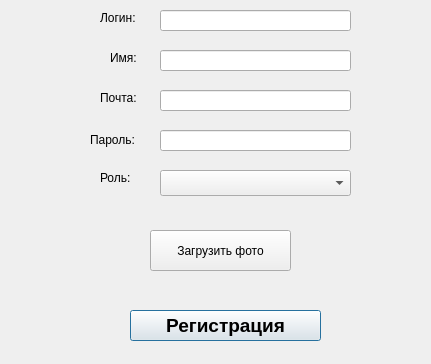
<?xml version="1.0" encoding="UTF-8"?>
<ui version="4.0">
 <class>RegisterDialog</class>
 <widget class="QDialog" name="RegisterDialog">
  <property name="geometry">
   <rect>
    <x>0</x>
    <y>0</y>
    <width>431</width>
    <height>364</height>
   </rect>
  </property>
  <property name="windowTitle">
   <string>Окно регистрации</string>
  </property>
  <widget class="QLabel" name="label_FIO">
   <property name="geometry">
    <rect>
     <x>110</x>
     <y>50</y>
     <width>31</width>
     <height>16</height>
    </rect>
   </property>
   <property name="text">
    <string>Имя:</string>
   </property>
  </widget>
  <widget class="QLineEdit" name="lineEdit_name">
   <property name="geometry">
    <rect>
     <x>160</x>
     <y>50</y>
     <width>191</width>
     <height>21</height>
    </rect>
   </property>
  </widget>
  <widget class="QLabel" name="label_email">
   <property name="geometry">
    <rect>
     <x>100</x>
     <y>90</y>
     <width>41</width>
     <height>16</height>
    </rect>
   </property>
   <property name="text">
    <string>Почта:</string>
   </property>
  </widget>
  <widget class="QLineEdit" name="lineEdit_email">
   <property name="geometry">
    <rect>
     <x>160</x>
     <y>90</y>
     <width>191</width>
     <height>21</height>
    </rect>
   </property>
  </widget>
  <widget class="QLineEdit" name="lineEdit_password">
   <property name="geometry">
    <rect>
     <x>160</x>
     <y>130</y>
     <width>191</width>
     <height>21</height>
    </rect>
   </property>
   <property name="echoMode">
    <enum>QLineEdit::Password</enum>
   </property>
  </widget>
  <widget class="QLabel" name="label_password">
   <property name="geometry">
    <rect>
     <x>90</x>
     <y>130</y>
     <width>51</width>
     <height>20</height>
    </rect>
   </property>
   <property name="text">
    <string>Пароль:</string>
   </property>
  </widget>
  <widget class="QPushButton" name="pushButton_register">
   <property name="geometry">
    <rect>
     <x>130</x>
     <y>310</y>
     <width>191</width>
     <height>31</height>
    </rect>
   </property>
   <property name="font">
    <font>
     <pointsize>14</pointsize>
     <weight>75</weight>
     <bold>true</bold>
    </font>
   </property>
   <property name="styleSheet">
    <string notr="true"/>
   </property>
   <property name="text">
    <string>Регистрация</string>
   </property>
  </widget>
  <widget class="QLabel" name="label_login">
   <property name="geometry">
    <rect>
     <x>100</x>
     <y>10</y>
     <width>41</width>
     <height>16</height>
    </rect>
   </property>
   <property name="text">
    <string>Логин:</string>
   </property>
  </widget>
  <widget class="QLineEdit" name="lineEdit_username">
   <property name="geometry">
    <rect>
     <x>160</x>
     <y>10</y>
     <width>191</width>
     <height>21</height>
    </rect>
   </property>
  </widget>
  <widget class="QLabel" name="label_role">
   <property name="geometry">
    <rect>
     <x>100</x>
     <y>170</y>
     <width>41</width>
     <height>16</height>
    </rect>
   </property>
   <property name="text">
    <string>Роль:</string>
   </property>
  </widget>
  <widget class="QComboBox" name="comboBox">
   <property name="geometry">
    <rect>
     <x>160</x>
     <y>170</y>
     <width>191</width>
     <height>26</height>
    </rect>
   </property>
  </widget>
  <widget class="QPushButton" name="pushButton_select_photo">
   <property name="geometry">
    <rect>
     <x>150</x>
     <y>230</y>
     <width>141</width>
     <height>41</height>
    </rect>
   </property>
   <property name="text">
    <string>Загрузить фото</string>
   </property>
  </widget>
 </widget>
 <resources/>
 <connections/>
</ui>
